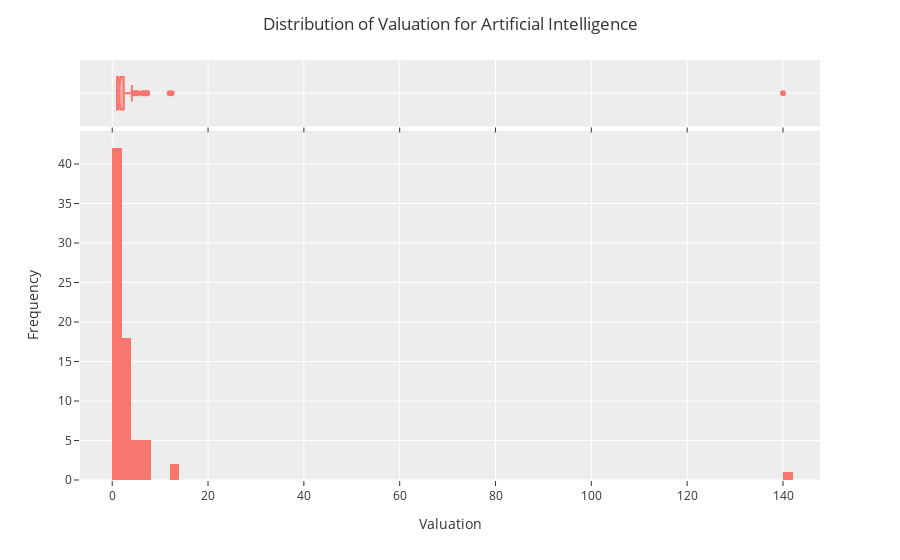
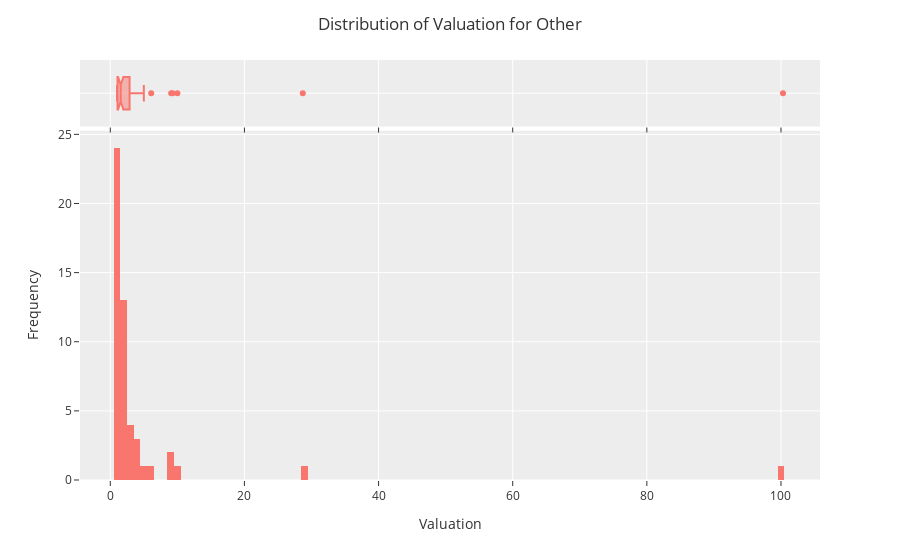
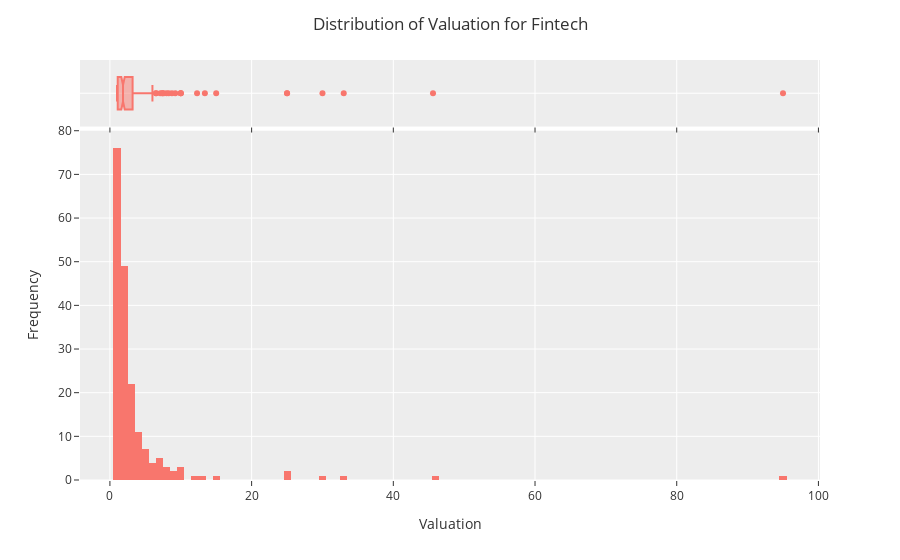
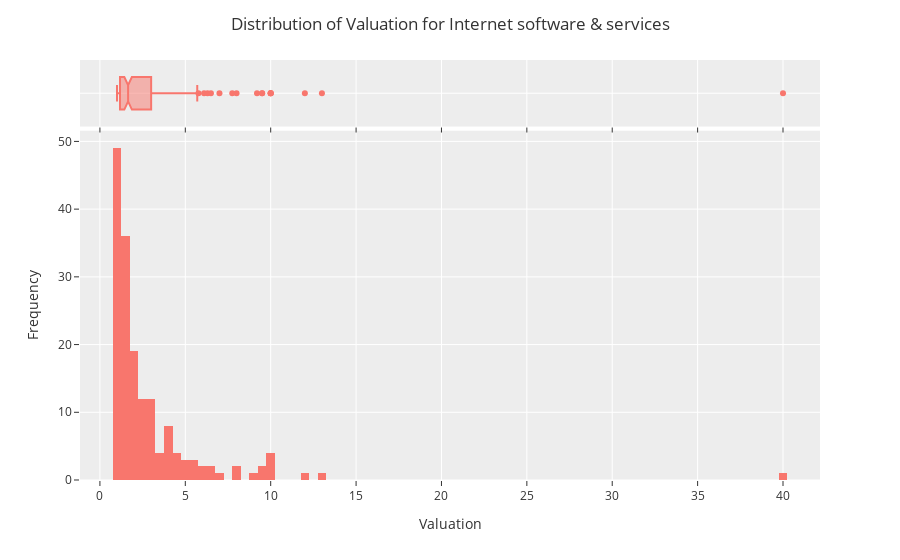

The code cell stored with these charts, in order, in its notebook:
### Code cell
unique_industries = df['Industry'].unique()

for industry in unique_industries:
    df_industry = df[df['Industry']==industry]
    fig = px.histogram(df_industry, x="Valuation", nbins=100,marginal='box')
    fig.update_layout(xaxis_title='Valuation',yaxis_title='Frequency',title=f'Distribution of Valuation for {industry}')
    fig.show()

### Figure 1 — Plotly figure (JSON) as saved in the notebook; plotly's stock layout.template omitted (floating-point values rounded to 4 significant figures)
{"data": [{"alignmentgroup": "True", "bingroup": "x", "hovertemplate": "Valuation=%{x}<br>count=%{y}<extra></extra>", "legendgroup": "", "marker": {"color": "#F8766D", "pattern": {"shape": ""}}, "name": "", "nbinsx": 100, "offsetgroup": "", "orientation": "v", "showlegend": false, "type": "histogram", "x": [140, 12.4, 12, 7.3, 7.25, 7.25, 6.8, 6.3, 5.3, 5, 4.6, 4.1, 4, 3.5, 3.32, 2.92, 2.8, 2.77, 2.3, 2.17, 2.1, 2.1, 2.1, 2, 2, 2, 2, 2, 2, 2, 2, 1.8, 1.7, 1.7, 1.6, 1.6, 1.5, 1.35, 1.3, 1.2, 1.2, 1.2, 1.2, 1.19, 1.19, 1.15, 1, 1.05, 1.03, 1, 1, 1, 1, 1, 1, 1, 1, 1, 1, 1, 1, 1.5, 1, 1, 1, 1, 1, 1, 1, 1, 1, 1, 1], "xaxis": "x", "yaxis": "y"}, {"alignmentgroup": "True", "hovertemplate": "Valuation=%{x}<extra></extra>", "legendgroup": "", "marker": {"color": "#F8766D"}, "name": "", "notched": true, "offsetgroup": "", "showlegend": false, "type": "box", "x": [140, 12.4, 12, 7.3, 7.25, 7.25, 6.8, 6.3, 5.3, 5, 4.6, 4.1, 4, 3.5, 3.32, 2.92, 2.8, 2.77, 2.3, 2.17, 2.1, 2.1, 2.1, 2, 2, 2, 2, 2, 2, 2, 2, 1.8, 1.7, 1.7, 1.6, 1.6, 1.5, 1.35, 1.3, 1.2, 1.2, 1.2, 1.2, 1.19, 1.19, 1.15, 1, 1.05, 1.03, 1, 1, 1, 1, 1, 1, 1, 1, 1, 1, 1, 1, 1.5, 1, 1, 1, 1, 1, 1, 1, 1, 1, 1, 1], "xaxis": "x2", "yaxis": "y2"}], "layout": {"barmode": "relative", "legend": {"tracegroupgap": 0}, "margin": {"t": 60}, "title": {"text": "Distribution of Valuation for Artificial Intelligence"}, "xaxis": {"anchor": "y", "domain": [0, 1], "title": {"text": "Valuation"}}, "xaxis2": {"anchor": "y2", "domain": [0, 1], "matches": "x", "showticklabels": false}, "yaxis": {"anchor": "x", "domain": [0, 0.8316], "title": {"text": "Frequency"}}, "yaxis2": {"anchor": "x2", "domain": [0.8416, 1], "matches": "y2", "showline": false, "showticklabels": false, "ticks": ""}}}

### Figure 2 — Plotly figure (JSON) as saved in the notebook; plotly's stock layout.template omitted (floating-point values rounded to 4 significant figures)
{"data": [{"alignmentgroup": "True", "bingroup": "x", "hovertemplate": "Valuation=%{x}<br>count=%{y}<extra></extra>", "legendgroup": "", "marker": {"color": "#F8766D", "pattern": {"shape": ""}}, "name": "", "nbinsx": 100, "offsetgroup": "", "orientation": "v", "showlegend": false, "type": "histogram", "x": [100.3, 28.7, 10, 9.28, 9.08, 6.1, 5, 4.2, 4, 3.7, 3.3, 3.24, 3, 2.5, 2.4, 2.31, 2.3, 2.3, 2.2, 2.2, 2, 2, 2, 1.8, 1.63, 1.55, 1.5, 1.4, 1.32, 1.3, 1.3, 1.28, 1.23, 1.22, 1.3, 1.2, 1.15, 1.1, 1.07, 1, 1, 1, 1, 1, 1, 1, 1, 1, 1, 1, 1], "xaxis": "x", "yaxis": "y"}, {"alignmentgroup": "True", "hovertemplate": "Valuation=%{x}<extra></extra>", "legendgroup": "", "marker": {"color": "#F8766D"}, "name": "", "notched": true, "offsetgroup": "", "showlegend": false, "type": "box", "x": [100.3, 28.7, 10, 9.28, 9.08, 6.1, 5, 4.2, 4, 3.7, 3.3, 3.24, 3, 2.5, 2.4, 2.31, 2.3, 2.3, 2.2, 2.2, 2, 2, 2, 1.8, 1.63, 1.55, 1.5, 1.4, 1.32, 1.3, 1.3, 1.28, 1.23, 1.22, 1.3, 1.2, 1.15, 1.1, 1.07, 1, 1, 1, 1, 1, 1, 1, 1, 1, 1, 1, 1], "xaxis": "x2", "yaxis": "y2"}], "layout": {"barmode": "relative", "legend": {"tracegroupgap": 0}, "margin": {"t": 60}, "title": {"text": "Distribution of Valuation for Other"}, "xaxis": {"anchor": "y", "domain": [0, 1], "title": {"text": "Valuation"}}, "xaxis2": {"anchor": "y2", "domain": [0, 1], "matches": "x", "showticklabels": false}, "yaxis": {"anchor": "x", "domain": [0, 0.8316], "title": {"text": "Frequency"}}, "yaxis2": {"anchor": "x2", "domain": [0.8416, 1], "matches": "y2", "showline": false, "showticklabels": false, "ticks": ""}}}

### Figure 3 — Plotly figure (JSON) as saved in the notebook; plotly's stock layout.template omitted (floating-point values rounded to 4 significant figures; data arrays with more than 128 entries replaced by an {"elided": "..."} marker saying what was removed)
{"data": [{"alignmentgroup": "True", "bingroup": "x", "hovertemplate": "Valuation=%{x}<br>count=%{y}<extra></extra>", "legendgroup": "", "marker": {"color": "#F8766D", "pattern": {"shape": ""}}, "name": "", "nbinsx": 100, "offsetgroup": "", "orientation": "v", "showlegend": false, "type": "histogram", "x": {"elided": "191 float values"}, "xaxis": "x", "yaxis": "y"}, {"alignmentgroup": "True", "hovertemplate": "Valuation=%{x}<extra></extra>", "legendgroup": "", "marker": {"color": "#F8766D"}, "name": "", "notched": true, "offsetgroup": "", "showlegend": false, "type": "box", "x": {"elided": "191 float values"}, "xaxis": "x2", "yaxis": "y2"}], "layout": {"barmode": "relative", "legend": {"tracegroupgap": 0}, "margin": {"t": 60}, "title": {"text": "Distribution of Valuation for Fintech"}, "xaxis": {"anchor": "y", "domain": [0, 1], "title": {"text": "Valuation"}}, "xaxis2": {"anchor": "y2", "domain": [0, 1], "matches": "x", "showticklabels": false}, "yaxis": {"anchor": "x", "domain": [0, 0.8316], "title": {"text": "Frequency"}}, "yaxis2": {"anchor": "x2", "domain": [0.8416, 1], "matches": "y2", "showline": false, "showticklabels": false, "ticks": ""}}}

### Figure 4 — Plotly figure (JSON) as saved in the notebook; plotly's stock layout.template omitted (floating-point values rounded to 4 significant figures; data arrays with more than 128 entries replaced by an {"elided": "..."} marker saying what was removed)
{"data": [{"alignmentgroup": "True", "bingroup": "x", "hovertemplate": "Valuation=%{x}<br>count=%{y}<extra></extra>", "legendgroup": "", "marker": {"color": "#F8766D", "pattern": {"shape": ""}}, "name": "", "nbinsx": 100, "offsetgroup": "", "orientation": "v", "showlegend": false, "type": "histogram", "x": {"elided": "167 float values"}, "xaxis": "x", "yaxis": "y"}, {"alignmentgroup": "True", "hovertemplate": "Valuation=%{x}<extra></extra>", "legendgroup": "", "marker": {"color": "#F8766D"}, "name": "", "notched": true, "offsetgroup": "", "showlegend": false, "type": "box", "x": {"elided": "167 float values"}, "xaxis": "x2", "yaxis": "y2"}], "layout": {"barmode": "relative", "legend": {"tracegroupgap": 0}, "margin": {"t": 60}, "title": {"text": "Distribution of Valuation for Internet software & services"}, "xaxis": {"anchor": "y", "domain": [0, 1], "title": {"text": "Valuation"}}, "xaxis2": {"anchor": "y2", "domain": [0, 1], "matches": "x", "showticklabels": false}, "yaxis": {"anchor": "x", "domain": [0, 0.8316], "title": {"text": "Frequency"}}, "yaxis2": {"anchor": "x2", "domain": [0.8416, 1], "matches": "y2", "showline": false, "showticklabels": false, "ticks": ""}}}
